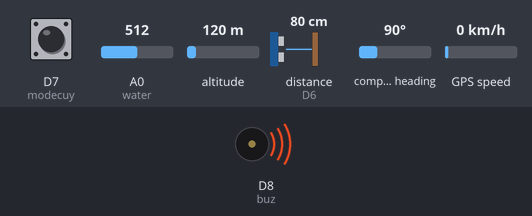
This sketch was run on a simulated ESP8266 (NodeMCU). Shown: buzzer (waves = sounding, pin HIGH). Wiring (inferred from the names in the program): ultrasonic range finder: trigger D5; echo D6. The inputs (shaded band) are chosen by the test bench; at power-on: D7 (modecuy) HIGH, A0 (water) = 512, altitude 120 m, distance to the obstacle (sensor on D6) 80 cm, compass heading 90°, GPS speed 0 km/h. The echo pulse lasts 58.3 µs per cm; WiFi joins after 1.5 s; servers stay silent unless stated; the GPS gets a fix after 3 s at 37.7749, -122.4194 with 8 satellites; pins used as bus, display or sensor lines are not drawn; what the sketch prints to the serial monitor is not drawn.

Above: at 1.2 s.
1.3 s: D7 (modecuy) pulled LOW for 0.15 s
At 3.7 s:
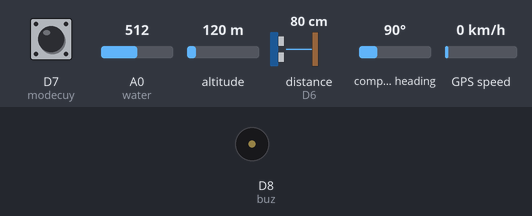
Timing chart, 0 to 7.3 s (numbered marks = the images above; inputs shaded):
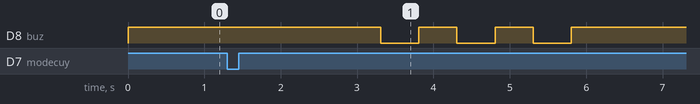

Measured:
- after the input at 1.3 s, D8 (buz): alternates HIGH for 0.50 s and LOW for 0.50 s, 6 changes in all, then stays HIGH, starting after 2.0 s

The sketch:

gps_firebase.ino
```cpp
// (licence header left out)
/** This example will show how to authenticate using
 * the legacy token or database secret with the new APIs (using config and auth data).
 */


#include <ESP8266WiFi.h>
#include <Firebase_ESP_Client.h>
#include <TinyGPS++.h>
#include <addons/RTDBHelper.h>
#include <SoftwareSerial.h>

TinyGPSPlus gps;
SoftwareSerial SerialGPS(4, 5);
//TX = D2, RX = D1

/* 1. Define the WiFi credentials */
#define WIFI_SSID "PLAY MEDIA"
#define WIFI_PASSWORD "11223344"


/* 2. If work with RTDB, define the RTDB URL and database secret */
#define DATABASE_URL "tjalan-e1cf2-default-rtdb.firebaseio.com" //<databaseName>.firebaseio.com or <databaseName>.<region>.firebasedatabase.app
#define DATABASE_SECRET "IFCwnrdumsUHTsfPbOGbK2p3VETbKsECjc5a7VxQ"
#define triggerPin  D5
#define echoPin     D6
#define buz         D8
#define water A0
#define modecuy     D7
#define penjemputan D3


FirebaseData fbdo;
FirebaseAuth auth;
FirebaseConfig config;

double Latitude , Longitude;

int lati,c;
int longi;
String DateString , TimeString, LatitudeString , LongitudeString;
unsigned long previousMillis = 0;
bool modee;
int air;
long jarak, duration;
int count = 0;
int year , month , date, hour , minute , second;


void setup()
{

    Serial.begin(9600);
    SerialGPS.begin(9600);
    pinMode(triggerPin, OUTPUT);
    pinMode(echoPin, INPUT);
    pinMode(buz,OUTPUT);
    pinMode(water,INPUT);
    pinMode(modecuy,INPUT_PULLUP);
    pinMode(penjemputan,INPUT_PULLUP);

}

void loop()
{
//    Firebase.RTDB.getBool(&fbdo, FPSTR("/lokasi/mode"));
//    modee = fbdo.to<bool>();
    air = analogRead(water);
    duration, jarak;
    digitalWrite(triggerPin, LOW);
    delayMicroseconds(2);
    digitalWrite(triggerPin, HIGH);
    delayMicroseconds(10);
    digitalWrite(triggerPin, LOW);
    duration = pulseIn(echoPin, HIGH);
    jarak = (duration/2) / 29.1;
    int modevar = digitalRead(modecuy);
    if(modevar == 0){
      while (WiFi.status() != WL_CONNECTED)
      {
        WiFi.begin(WIFI_SSID, WIFI_PASSWORD);
        Serial.print("Connecting to Wi-Fi");
        while (WiFi.status() != WL_CONNECTED)
        {
        Serial.print(".");
        delay(300);
        }
        Serial.println();
        Serial.print("Connected with IP: ");
        Serial.println(WiFi.localIP());
        Serial.println();

        Serial.printf("Firebase Client v%s\n\n", FIREBASE_CLIENT_VERSION);
        config.database_url = DATABASE_URL;
        config.signer.tokens.legacy_token = DATABASE_SECRET;

        Firebase.reconnectWiFi(true);
        Firebase.begin(&config, &auth);
        digitalWrite(buz,HIGH);
        delay(500);
        digitalWrite(buz,LOW);
        delay(500);
        digitalWrite(buz,HIGH);
        delay(500);
        digitalWrite(buz,LOW);
        delay(500);
        digitalWrite(buz,HIGH);
        delay(500);
        digitalWrite(buz,LOW);
        delay(500);

      }
      int nilaibutton = digitalRead(penjemputan);
      if(nilaibutton == 0){
        if(count == 0){
        Firebase.RTDB.setString(&fbdo,"/lokasi/penjemputan","-");
        Serial.println("kuy");
        count = 1;
        }
      }
      else{
        if(count == 1){
        Firebase.RTDB.setString(&fbdo,"/lokasi/penjemputan","Jemput");
        Serial.println("hop");
        count = 0;
      }
      }
      if(jarak < 50) {
         digitalWrite(buz, HIGH);
      }
      else if(air>350) {
        digitalWrite(buz,HIGH);
        } else {
          digitalWrite(buz,LOW);
          }
       lokasi();
        }


     else{
       if(jarak < 50){
         digitalWrite(buz, HIGH);
         delay(10);
         digitalWrite(buz, LOW);
         delay(50);
//         Serial.println("awas objek terlalu dekat");
      }
      else if(air>350) {
        digitalWrite(buz,HIGH);
        }
      else {
          digitalWrite(buz,LOW);
          }
        }


//   if (millis() - previousMillis >= 5){
//    Serial.println("interupt");
//   pembacaan();
//    previousMillis = millis();
//  }
//    Serial.flush();


}

void lokasi(){
  while (SerialGPS.available() > 0)
    if (gps.encode(SerialGPS.read()))
    {
      if (gps.location.isValid())
      {
        Latitude = gps.location.lat();
        LatitudeString = String(Latitude , 6);
        Longitude = gps.location.lng();
        LongitudeString = String(Longitude , 6);
        Serial.print("lat = ");
        Serial.println(Latitude);
        Serial.print("long = ");
        Serial.println(Longitude);
        Firebase.RTDB.setString(&fbdo, "/lokasi/long", LongitudeString);
        Firebase.RTDB.setString(&fbdo, "/lokasi/lat", LatitudeString);
        if (gps.date.isValid())
        {
          DateString = "";
          date = gps.date.day();
          month = gps.date.month();
          year = gps.date.year();

          if (date < 10)
          DateString = '0';
          DateString += String(date);

          DateString += ".";

          if (month < 10)
          DateString += '0';
          DateString += String(month);
          DateString += ".";

          if (year < 10)
          DateString += '0';
          DateString += String(year);
          Serial.println(DateString);
          Firebase.RTDB.setString(&fbdo, "/lokasi/tanggal", DateString);
      }
      if (gps.time.isValid())
      {
          TimeString = "";
          hour = gps.time.hour()+ 7; //adjust UTC
          minute = gps.time.minute();


          if (hour < 10)
          TimeString = '0';
          TimeString += String(hour);
          TimeString += ".";

          if (minute < 10)
          TimeString += '0';
          TimeString += String(minute);


          Serial.print(TimeString);
          Firebase.RTDB.setString(&fbdo, "/lokasi/waktu", TimeString);
      }
      }
    }

  }

void pembacaan(){

  air = analogRead(water);
  duration, jarak;
  digitalWrite(triggerPin, LOW);
  delayMicroseconds(2);
  digitalWrite(triggerPin, HIGH);
  delayMicroseconds(10);
  digitalWrite(triggerPin, LOW);
  duration = pulseIn(echoPin, HIGH);
  jarak = (duration/2) / 29.1;

  }
```
